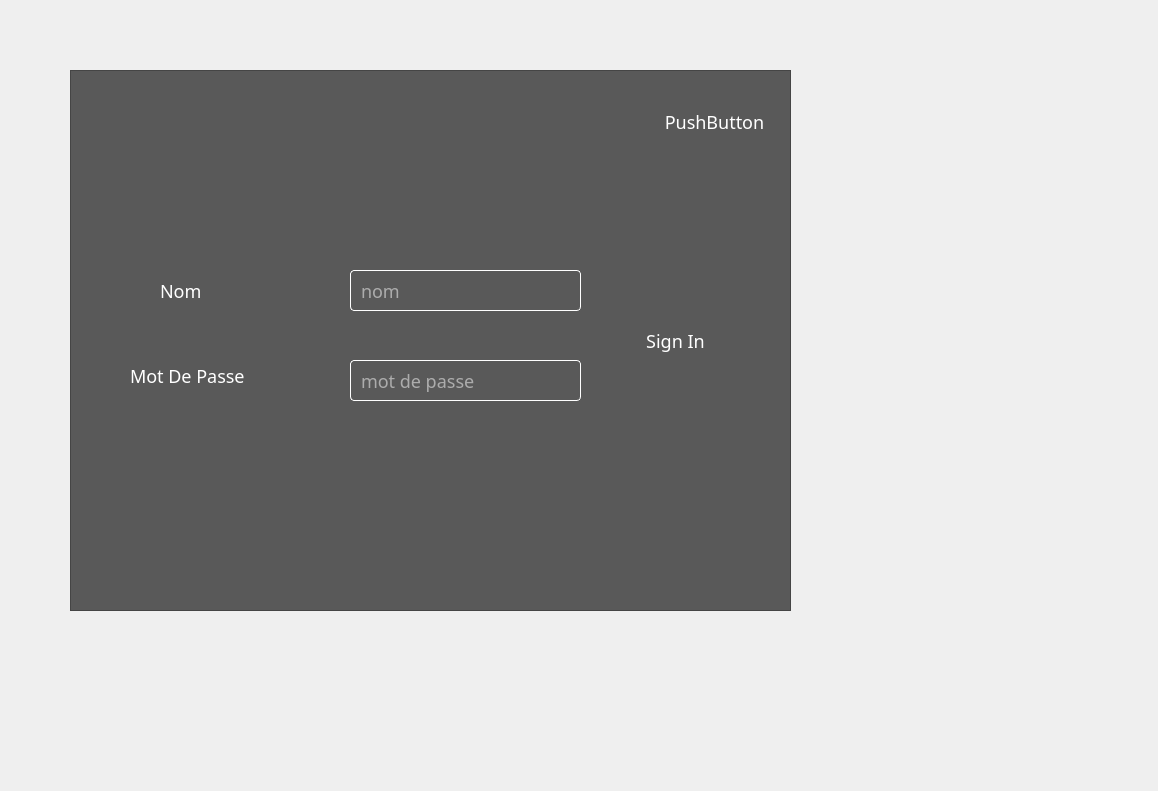
<?xml version="1.0" encoding="UTF-8"?>
<ui version="4.0">
 <class>accueil</class>
 <widget class="QDialog" name="accueil">
  <property name="geometry">
   <rect>
    <x>0</x>
    <y>0</y>
    <width>1158</width>
    <height>791</height>
   </rect>
  </property>
  <property name="windowTitle">
   <string>Dialog</string>
  </property>
  <property name="styleSheet">
   <string notr="true">*{
	background-image: url(:/img/ressources/2.png);
	

		

font-family:century gothic;
font-size:18px;
}
QTabWidget
{
 background:#333;
}


QFrame
{
 background:#333;
	background-color: rgb(107, 107, 107);
	background-color: rgb(188, 193, 101);
	background-color: rgb(191, 165, 165);
	background-color: rgb(89, 14, 54);
	
}


QPushButton
{
background:red;
	background-color: rgb(255, 107, 114);
border-raduis:60px;
}
QLabel
{
color:white;
}
QPushButton
{
color:white;
border-radius:15px;
}
QPushButton:hover
{
color:#333;
border-raduis:15px;
background:#49ebff;
}
QLineEdit
{
background:transparent;
border:none;
color:#ffffff;
color: rgb(62, 124, 61);
	color: rgb(0, 255, 213);
	
border-button:3ptx solid #ffffff;
	color: rgb(6, 255, 56);
	
}
QComboBox
{
background:transparent;
border:none;
color:#717072;
border-bottom:1px solid #717072 }
QToolButton
{
background:red;
	background-color: rgb(255, 107, 114);
border-raduis:60px;
}
</string>
  </property>
  <widget class="QFrame" name="frame">
   <property name="geometry">
    <rect>
     <x>70</x>
     <y>70</y>
     <width>721</width>
     <height>541</height>
    </rect>
   </property>
   <property name="styleSheet">
    <string notr="true">background-color:rgb(89, 89, 89)</string>
   </property>
   <property name="frameShape">
    <enum>QFrame::StyledPanel</enum>
   </property>
   <property name="frameShadow">
    <enum>QFrame::Raised</enum>
   </property>
   <widget class="QLabel" name="label">
    <property name="geometry">
     <rect>
      <x>90</x>
      <y>200</y>
      <width>141</width>
      <height>41</height>
     </rect>
    </property>
    <property name="text">
     <string>Nom</string>
    </property>
   </widget>
   <widget class="QLabel" name="label_2">
    <property name="geometry">
     <rect>
      <x>60</x>
      <y>270</y>
      <width>201</width>
      <height>71</height>
     </rect>
    </property>
    <property name="text">
     <string>Mot De Passe</string>
    </property>
   </widget>
   <widget class="QPushButton" name="pushButton_2">
    <property name="geometry">
     <rect>
      <x>510</x>
      <y>250</y>
      <width>191</width>
      <height>41</height>
     </rect>
    </property>
    <property name="text">
     <string>Sign In</string>
    </property>
    <property name="icon">
     <iconset resource="ressources.qrc">
      <normaloff>:/img/ressources/login-symbol-of-an-arrow-entering-to-a-black-square_icon-icons.com_72992.png</normaloff>:/img/ressources/login-symbol-of-an-arrow-entering-to-a-black-square_icon-icons.com_72992.png</iconset>
    </property>
    <property name="iconSize">
     <size>
      <width>35</width>
      <height>35</height>
     </size>
    </property>
   </widget>
   <widget class="QLineEdit" name="lineEdit_nomlogin">
    <property name="geometry">
     <rect>
      <x>280</x>
      <y>200</y>
      <width>231</width>
      <height>41</height>
     </rect>
    </property>
    <property name="styleSheet">
     <string notr="true">	border-width: 1px; border-radius: 4px;
color: rgb(255, 255, 255);
	border-color:rgb(255, 255, 255);
	border-style: inset;
	padding: 0 8px;

	selection-background-color: rgb(187, 187, 187);
	selection-color: rgb(60, 63, 65);</string>
    </property>
    <property name="placeholderText">
     <string>nom</string>
    </property>
   </widget>
   <widget class="QLineEdit" name="lineEdit_mdplogin">
    <property name="geometry">
     <rect>
      <x>280</x>
      <y>290</y>
      <width>231</width>
      <height>41</height>
     </rect>
    </property>
    <property name="styleSheet">
     <string notr="true">	border-width: 1px; border-radius: 4px;
color: rgb(255, 255, 255);
	border-color:rgb(255, 255, 255);
	border-style: inset;
	padding: 0 8px;

	selection-background-color: rgb(187, 187, 187);
	selection-color: rgb(60, 63, 65);
</string>
    </property>
    <property name="echoMode">
     <enum>QLineEdit::Password</enum>
    </property>
    <property name="placeholderText">
     <string>mot de passe</string>
    </property>
   </widget>
   <widget class="QLabel" name="label_voir">
    <property name="geometry">
     <rect>
      <x>30</x>
      <y>450</y>
      <width>361</width>
      <height>41</height>
     </rect>
    </property>
    <property name="text">
     <string/>
    </property>
   </widget>
   <widget class="QLabel" name="label_3">
    <property name="geometry">
     <rect>
      <x>290</x>
      <y>30</y>
      <width>191</width>
      <height>121</height>
     </rect>
    </property>
    <property name="styleSheet">
     <string notr="true">background-image: url(:/img/ressources/logind.png);
border-color: rgb(255, 255, 255)</string>
    </property>
    <property name="text">
     <string/>
    </property>
   </widget>
   <widget class="QPushButton" name="pushButton">
    <property name="geometry">
     <rect>
      <x>584</x>
      <y>40</y>
      <width>121</width>
      <height>23</height>
     </rect>
    </property>
    <property name="text">
     <string>PushButton</string>
    </property>
   </widget>
   <zorder>label</zorder>
   <zorder>label_2</zorder>
   <zorder>lineEdit_nomlogin</zorder>
   <zorder>lineEdit_mdplogin</zorder>
   <zorder>label_voir</zorder>
   <zorder>label_3</zorder>
   <zorder>pushButton_2</zorder>
   <zorder>pushButton</zorder>
  </widget>
 </widget>
 <resources>
  <include location="ressources.qrc"/>
 </resources>
 <connections/>
</ui>
